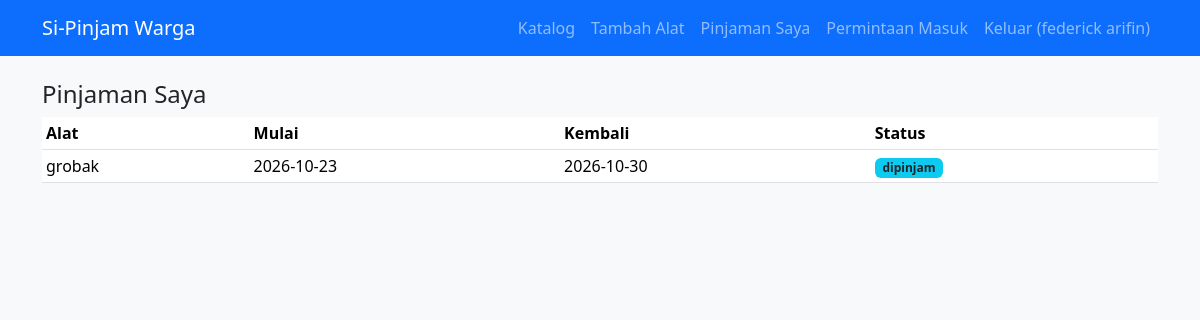
/my-loans (signed in), run on the app's committed database.
### models.py (models this page shows)
class User(UserMixin, db.Model):
    id = db.Column(db.Integer, primary_key=True)
    name = db.Column(db.String(80), nullable=False)
    email = db.Column(db.String(120), unique=True, nullable=False)
    password_hash = db.Column(db.String(200), nullable=False)

class Loan(db.Model):
    id = db.Column(db.Integer, primary_key=True)
    item_id = db.Column(db.Integer, db.ForeignKey("item.id"), nullable=False)
    borrower_id = db.Column(db.Integer, db.ForeignKey("user.id"), nullable=False)
    start_date = db.Column(db.Date, nullable=False)
    due_date = db.Column(db.Date, nullable=False)
    returned_date = db.Column(db.Date)
    status = db.Column(db.String(20), default="diajukan")
    risk_prob = db.Column(db.Float)
    risk_label = db.Column(db.String(10))
    created_at = db.Column(db.Date, default=date.today)
    item = db.relationship("Item")
    borrower = db.relationship("User")

class Item(db.Model):
    id = db.Column(db.Integer, primary_key=True)
    name = db.Column(db.String(100), nullable=False)
    category = db.Column(db.String(50), nullable=False)
    description = db.Column(db.Text, default="")
    owner_id = db.Column(db.Integer, db.ForeignKey("user.id"), nullable=False)
    owner = db.relationship("User")

### app.py (the view)
@app.route("/my-loans")
@login_required
def my_loans():
    mark_overdue()
    loans = Loan.query.filter_by(borrower_id=current_user.id).order_by(Loan.id.desc()).all()
    return render_template("my_loans.html", loans=loans)

### app.py (called while the page is built)
@login_manager.user_loader
def load_user(uid):
    return db.session.get(User, int(uid))

### logic.py (called while the page is built)
def mark_overdue():
    for l in Loan.query.filter(Loan.status == "dipinjam", Loan.due_date < date.today()):
        l.status = "terlambat"
    db.session.commit()

### templates/my_loans.html (shortened to what this page needs)
{% extends "base.html" %}
{% block content %}
<h4>Pinjaman Saya</h4>
<table class="table table-sm bg-white">
  <tr><th>Alat</th><th>Mulai</th><th>Kembali</th><th>Status</th><th></th></tr>
  {% for l in loans %}
  <tr>
    <td>{{ l.item.name }}</td><td>{{ l.start_date }}</td><td>{{ l.due_date }}</td>
    <td><span class="badge bg-info text-dark">{{ l.status }}</span></td>
    <td></td>
  </tr>
  {% else %}<tr><td colspan="5" class="text-muted">Belum ada pinjaman.</td></tr>
  {% endfor %}
</table>
{% endblock %}

### templates/base.html (shortened to what this page needs)
<!doctype html>
<html lang="id">
<head>
  <link href="https://cdn.jsdelivr.net/npm/bootstrap@5.3.3/dist/css/bootstrap.min.css" rel="stylesheet">
</head>
<body class="bg-light">
<nav class="navbar navbar-expand navbar-dark bg-primary mb-4">
  <div class="container">
    <a class="navbar-brand" href="{{ url_for('catalog') }}">Si-Pinjam Warga</a>
    {% if current_user.is_authenticated %}
    <div class="navbar-nav ms-auto align-items-center">
      <a class="nav-link" href="{{ url_for('catalog') }}">Katalog</a>
      <a class="nav-link" href="{{ url_for('new_item') }}">Tambah Alat</a>
      <a class="nav-link" href="{{ url_for('my_loans') }}">Pinjaman Saya</a>
      <a class="nav-link" href="{{ url_for('owner') }}">Permintaan Masuk</a>
      <a class="nav-link" href="{{ url_for('logout') }}">Keluar ({{ current_user.name }})</a>
    </div>
    {% endif %}
  </div>
</nav>
<div class="container pb-5">
  {% block content %}{% endblock %}
</div>
</body>
</html>

### data on the page
User: name "federick arifin"
Loan: item.name "grobak", start_date "2026-10-23", due_date "2026-10-30", status "dipinjam"
